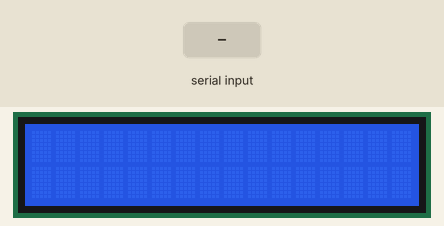
A sketch run on a simulated Arduino Uno, built with avr-gcc and run on an emulated ATmega328P. Parts: 16×2 character LCD. The test bench sets the inputs (shaded band).

Above: at 1.2 s.
1.3 s: byte 30 received over Serial
At 2.0 s:
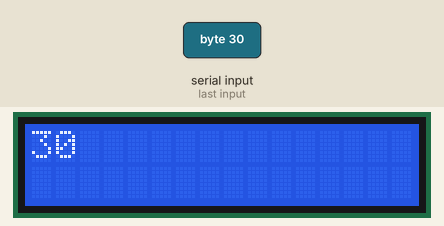
2.8 s: byte 90 received over Serial
At 3.1 s:
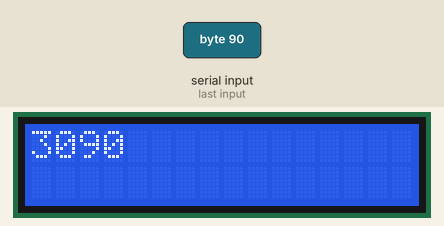
4.3 s: byte 120 received over Serial
At 5.5 s:
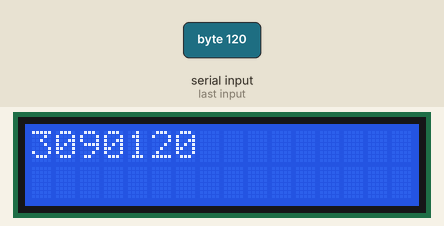
Timing chart, 0 to 7.3 s (numbered marks = the images above; inputs shaded):
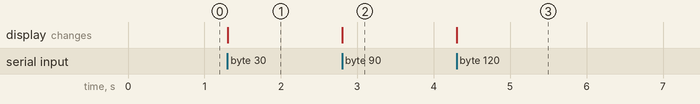

Measured:
- after the input at 1.3 s, the display: changes at once (image 1)
- after the input at 2.8 s, the display: changes at once (image 2)
- after the input at 4.3 s, the display: changes at once (image 3)

The sketch:

arduinoasmaster.ino
```cpp
#include <LiquidCrystal_I2C.h>
#include <Wire.h>
LiquidCrystal_I2C lcd(0x27,16,2);
#define uint unsigned int
#define uchar unsigned char
void setup() {
  lcd.init();
  lcd.backlight();
  Serial.begin(9600);

}

void loop() {
  if(Serial.available()>0)
  {
    uint dat;
    dat=Serial.read();
    //dat=1;
    lcd.print(dat);
    //while(1);
    }

}
```
